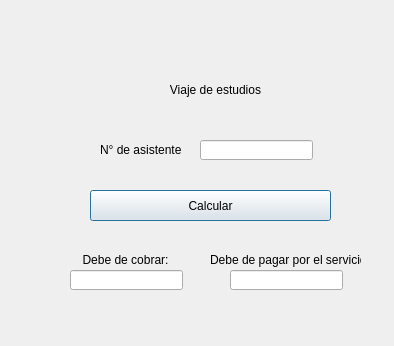
<?xml version="1.0" encoding="UTF-8"?>
<ui version="4.0">
 <class>Dialog</class>
 <widget class="QDialog" name="Dialog">
  <property name="geometry">
   <rect>
    <x>0</x>
    <y>0</y>
    <width>394</width>
    <height>346</height>
   </rect>
  </property>
  <property name="windowTitle">
   <string>Dialog</string>
  </property>
  <widget class="QLineEdit" name="txt_cobrar">
   <property name="geometry">
    <rect>
     <x>70</x>
     <y>270</y>
     <width>113</width>
     <height>20</height>
    </rect>
   </property>
   <property name="alignment">
    <set>Qt::AlignCenter</set>
   </property>
  </widget>
  <widget class="QPushButton" name="btn_calcular">
   <property name="geometry">
    <rect>
     <x>90</x>
     <y>190</y>
     <width>241</width>
     <height>31</height>
    </rect>
   </property>
   <property name="text">
    <string>Calcular</string>
   </property>
  </widget>
  <widget class="QLabel" name="label_4">
   <property name="geometry">
    <rect>
     <x>210</x>
     <y>250</y>
     <width>151</width>
     <height>20</height>
    </rect>
   </property>
   <property name="text">
    <string>&lt;html&gt;&lt;head/&gt;&lt;body&gt;&lt;p align=&quot;center&quot;&gt;Debe de pagar por el servicio:&lt;/p&gt;&lt;/body&gt;&lt;/html&gt;</string>
   </property>
  </widget>
  <widget class="QLabel" name="label_2">
   <property name="geometry">
    <rect>
     <x>100</x>
     <y>140</y>
     <width>81</width>
     <height>21</height>
    </rect>
   </property>
   <property name="text">
    <string>&lt;html&gt;&lt;head/&gt;&lt;body&gt;&lt;p align=&quot;center&quot;&gt;N° de asistentes:&lt;/p&gt;&lt;/body&gt;&lt;/html&gt;</string>
   </property>
  </widget>
  <widget class="QLabel" name="label">
   <property name="geometry">
    <rect>
     <x>150</x>
     <y>80</y>
     <width>131</width>
     <height>21</height>
    </rect>
   </property>
   <property name="text">
    <string>&lt;html&gt;&lt;head/&gt;&lt;body&gt;&lt;p align=&quot;center&quot;&gt;Viaje de estudios&lt;/p&gt;&lt;/body&gt;&lt;/html&gt;</string>
   </property>
  </widget>
  <widget class="QLineEdit" name="txt_pagar">
   <property name="geometry">
    <rect>
     <x>230</x>
     <y>270</y>
     <width>113</width>
     <height>20</height>
    </rect>
   </property>
   <property name="alignment">
    <set>Qt::AlignCenter</set>
   </property>
  </widget>
  <widget class="QLabel" name="label_3">
   <property name="geometry">
    <rect>
     <x>80</x>
     <y>250</y>
     <width>91</width>
     <height>20</height>
    </rect>
   </property>
   <property name="text">
    <string>&lt;html&gt;&lt;head/&gt;&lt;body&gt;&lt;p align=&quot;center&quot;&gt;Debe de cobrar:&lt;/p&gt;&lt;/body&gt;&lt;/html&gt;</string>
   </property>
  </widget>
  <widget class="QLineEdit" name="txt_asistentes">
   <property name="geometry">
    <rect>
     <x>200</x>
     <y>140</y>
     <width>113</width>
     <height>20</height>
    </rect>
   </property>
   <property name="alignment">
    <set>Qt::AlignCenter</set>
   </property>
  </widget>
 </widget>
 <resources/>
 <connections/>
</ui>
